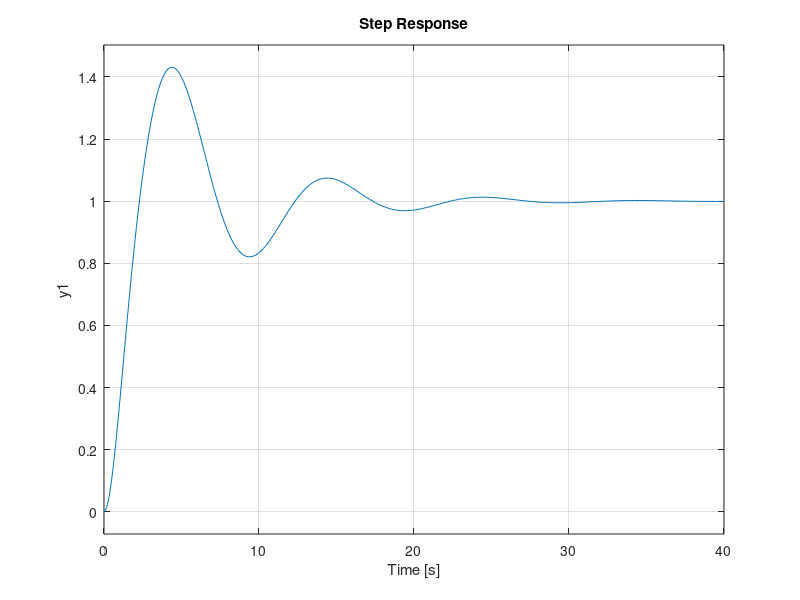

MATLAB code to generate this figure:

pkg load control;

clc;

num = [2]
den = [2,5,8,1]
kp = 1.75
ki = (kp/1.57)+0.5
kd = (kp*0.39125)+0.3
control = tf([kd,kp,ki],[1,0])
funcao = tf(num,den)
funcaocont = series(funcao,control)
mf = feedback(funcaocont,1)
figure(1)
step(mf)
